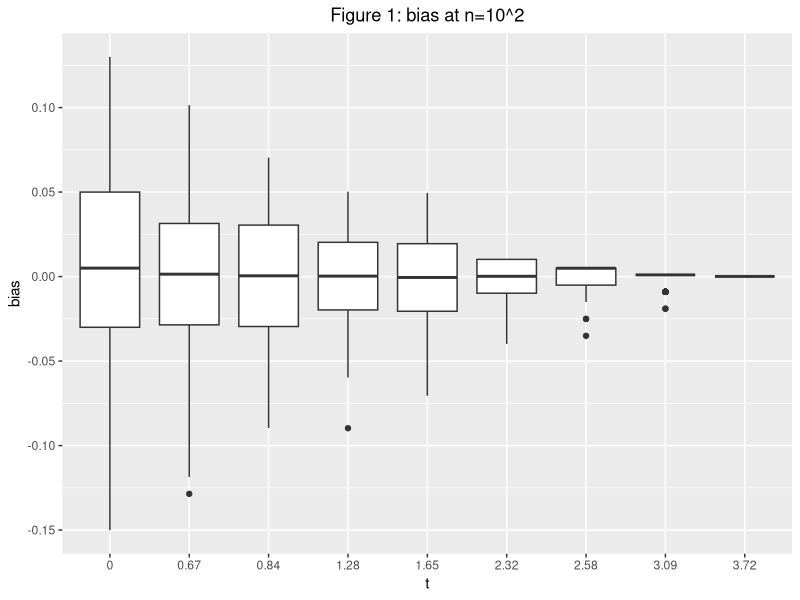
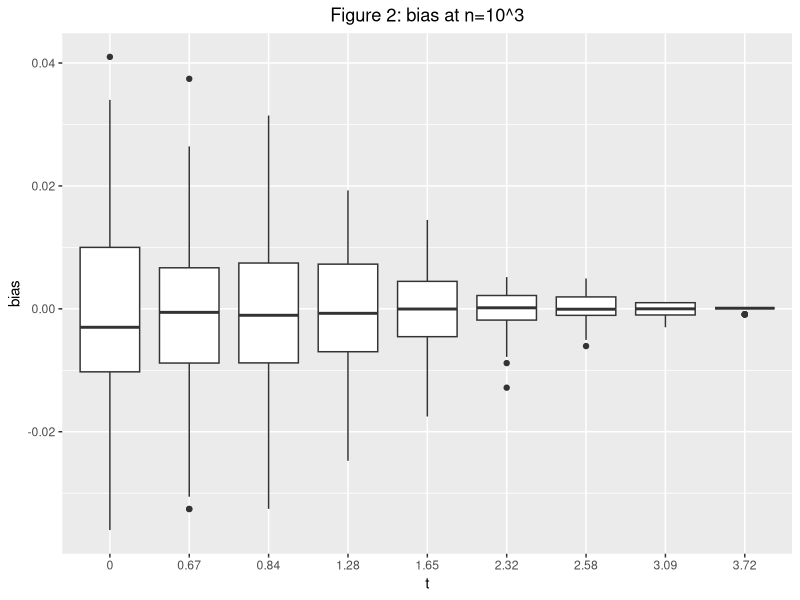
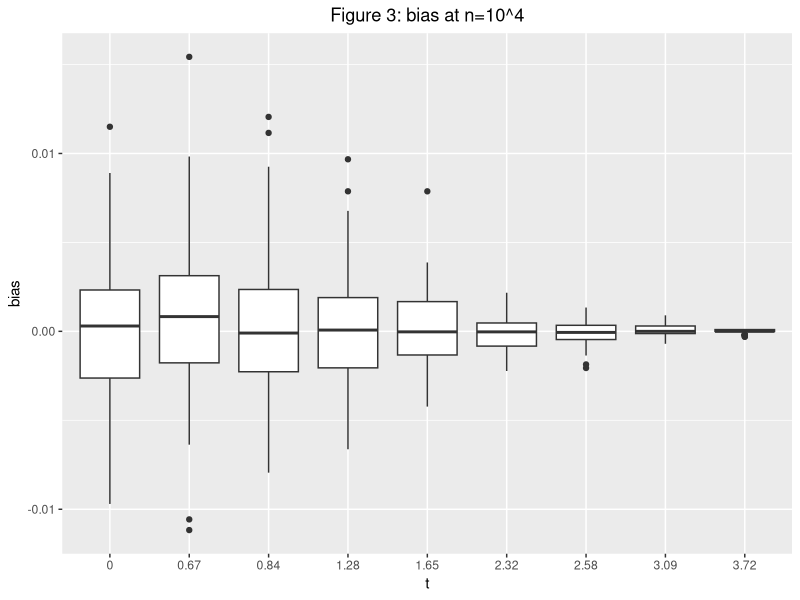

Write R code to recreate these figures, in order.
## ---- chunk 1
knitr::opts_chunk$set(echo = TRUE)
## ---- chunk 2
t<- c(0.0, 0.67, 0.84, 1.28, 1.65, 2.32, 2.58, 3.09, 3.72)
true_value<- pnorm(t, 0, 1)
apprx1<- NA
apprx2<- NA
apprx3<- NA
# n=10^2
x<- rnorm(100, 0, 1)
for (i in 1:length(t)){
  apprx1[i]<- sum(x<=t[i])/100
}

# n=10^3
y<- rnorm(1000, 0, 1)
for (i in 1:length(t)){
  apprx2[i]<- sum(y<=t[i])/1000
}

# n=10^4
z<- rnorm(10000, 0, 1)
for (i in 1:length(t)){
  apprx3[i]<- sum(z<=t[i])/10000
}

tab<- cbind(t, true_value, apprx1, apprx2, apprx3)
knitr::kable(tab, col.names = c("t", "True value", "Approx at n=10^2", "Approx at n=10^3", "Approx at n=10^4"), caption = "Comparison of true values and approximation")
## ---- chunk 3
library(ggplot2)
bias1<- matrix(NA, nrow = length(t), ncol = 100)
bias2<- matrix(NA, nrow = length(t), ncol = 100)
bias3<- matrix(NA, nrow = length(t), ncol = 100)
for (i in 1:length(t)){
  for (j in 1:100){
    x<- rnorm(100, 0, 1)
    bias1[i, j] <- sum(x<=t[i])/100- true_value[i]
    y<- rnorm(1000, 0, 1)
    bias2[i, j]<- sum(y<=t[i])/1000- true_value[i]
    z<- rnorm(10000, 0, 1)
    bias3[i, j]<- sum(z<=t[i])/10000- true_value[i]
  }
  
}

ggplot(stack(data.frame(t(bias1))), aes(x=ind, y=values))+
  geom_boxplot()+
  scale_x_discrete(labels=c(0.0, 0.67, 0.84, 1.28, 1.65, 2.32, 2.58, 3.09, 3.72), name="t")+
  scale_y_continuous(name="bias")+
  ggtitle("Figure 1: bias at n=10^2")+
  theme(plot.title = element_text(hjust = 0.5))

ggplot(stack(data.frame(t(bias2))), aes(x=ind, y=values))+
  geom_boxplot()+
  scale_x_discrete(labels=c(0.0, 0.67, 0.84, 1.28, 1.65, 2.32, 2.58, 3.09, 3.72), name="t")+
  scale_y_continuous(name="bias")+
  ggtitle("Figure 2: bias at n=10^3")+
  theme(plot.title = element_text(hjust = 0.5))

ggplot(stack(data.frame(t(bias3))), aes(x=ind, y=values))+
  geom_boxplot()+
  scale_x_discrete(labels=c(0.0, 0.67, 0.84, 1.28, 1.65, 2.32, 2.58, 3.09, 3.72), name="t")+
  scale_y_continuous(name="bias")+
  ggtitle("Figure 3: bias at n=10^4")+
  theme(plot.title = element_text(hjust = 0.5))

